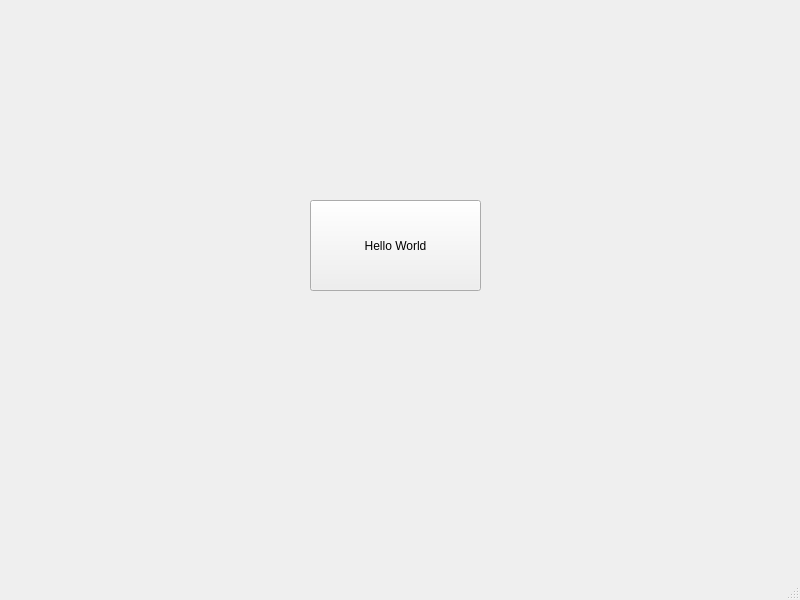
<?xml version="1.0" encoding="UTF-8"?>
<ui version="4.0">
 <class>Widget</class>
 <widget class="QMainWindow" name="Widget">
  <property name="geometry">
   <rect>
    <x>0</x>
    <y>0</y>
    <width>800</width>
    <height>600</height>
   </rect>
  </property>
  <property name="windowTitle">
   <string>Widget</string>
  </property>
  <widget class="QWidget" name="centralwidget">
   <widget class="QPushButton" name="pushButton">
    <property name="geometry">
     <rect>
      <x>310</x>
      <y>200</y>
      <width>171</width>
      <height>91</height>
     </rect>
    </property>
    <property name="text">
     <string>Hello World</string>
    </property>
   </widget>
  </widget>
  <widget class="QMenuBar" name="menubar">
   <property name="geometry">
    <rect>
     <x>0</x>
     <y>0</y>
     <width>800</width>
     <height>22</height>
    </rect>
   </property>
  </widget>
  <widget class="QStatusBar" name="statusbar"/>
 </widget>
 <resources/>
 <connections/>
</ui>
